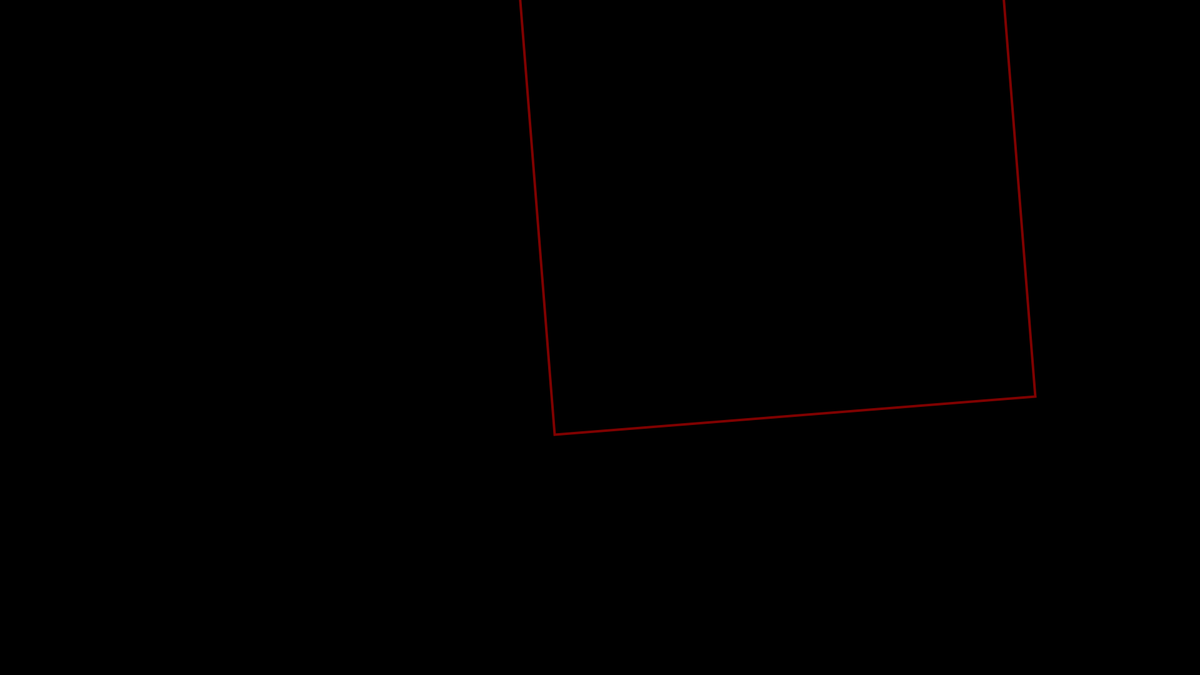
Frame 1 (no input)
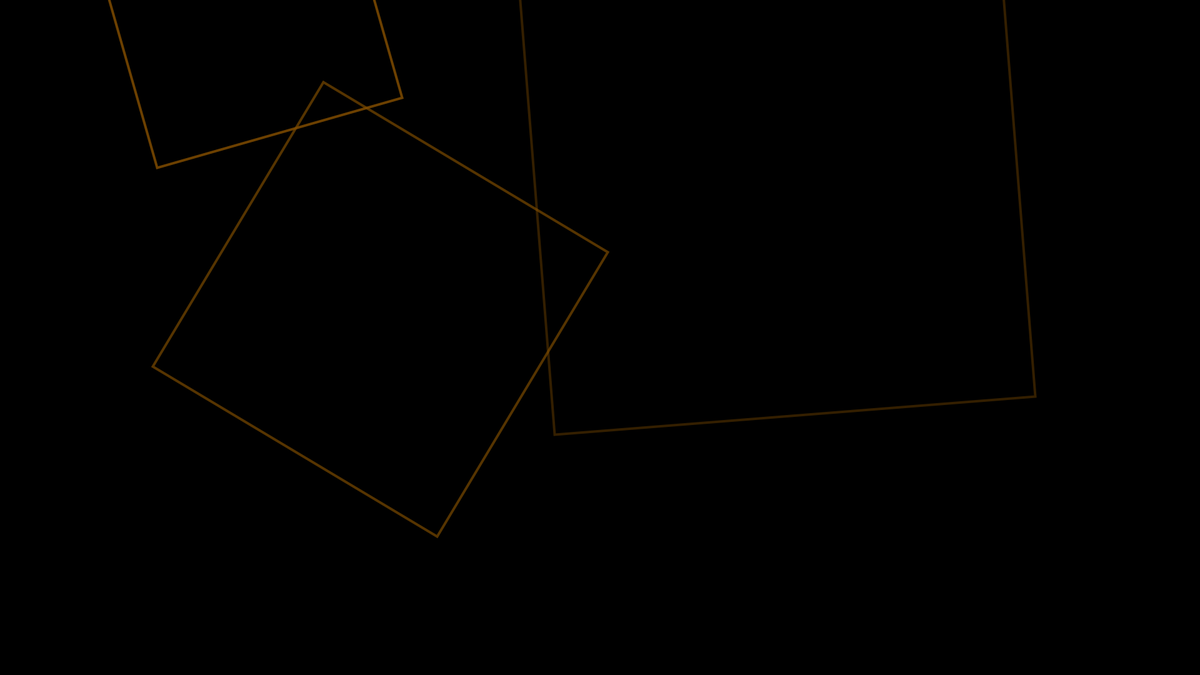
Frame 60 (the mouse pressed at the canvas centre just before this capture)
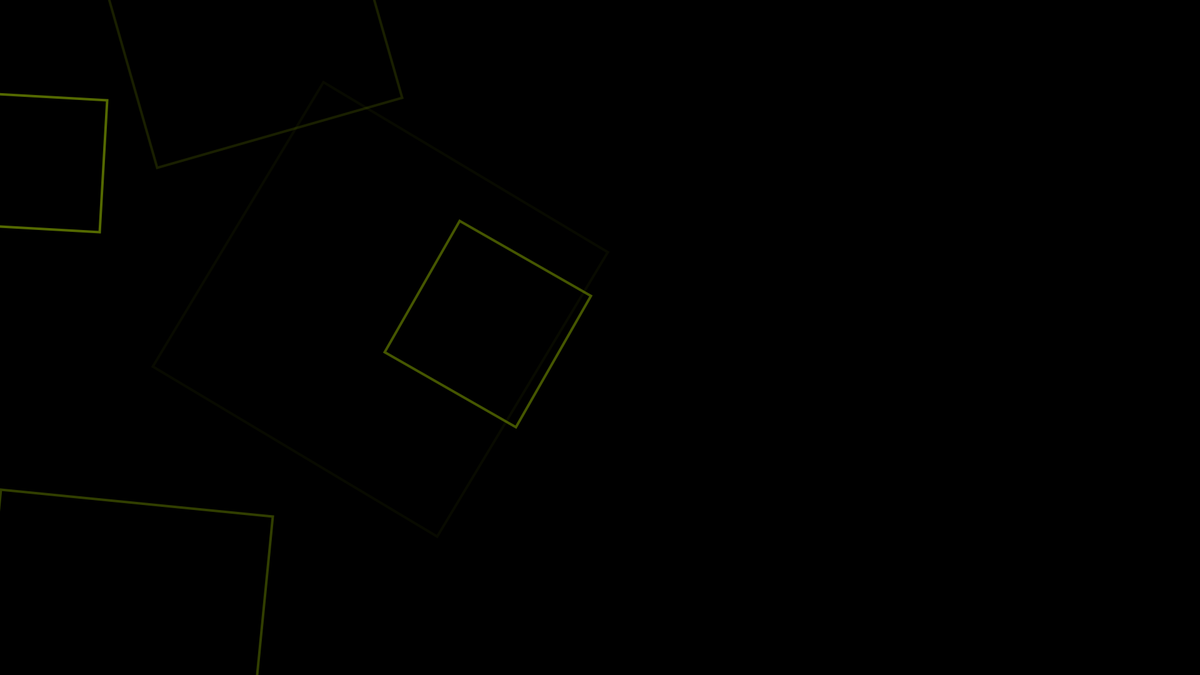
Frame 120 (the mouse held since frame 60 and released just before this capture)

The Processing sketch that drew these frames (run headless with seeded random() and noise(); from frame 60 on, the mouse is pressed at the canvas centre):

// Processing sketch: squares
// ── squares.pde
final float cycleTime = 600;
final boolean blur = false;

ArrayList<Square> squares;
float nextSquareTime = 0;

void setup() {
  size(1920, 1080);
  frameRate(30);
  
  squares = new ArrayList<Square>();
}

void draw() {
  if(frameCount > nextSquareTime) {
    squares.add(new Square(new PVector(random(width), random(height)), random(100,400), random(2*PI))); 
    nextSquareTime += random(15, 30);
  }
  
  background(0);
  noFill();
  strokeWeight(4);
  
  colorMode(HSB, 1);
  color strokeColor = color(frameCount % cycleTime / cycleTime, 1, 0.5);
  rectMode(RADIUS);

  for(Square square : squares) {
    stroke(strokeColor, square.opacity);
    pushMatrix();
    translate(square.location.x, square.location.y);
    rotate(square.rotation);
    rect(0, 0, square.radius, square.radius);
    popMatrix();
    
    if(!blur) square.opacity -= 0.01;
  }
  
  if(blur) {
    filter(BLUR, 4);
    
    for(Square square : squares) {
      stroke(strokeColor, square.opacity);
      pushMatrix();
      translate(square.location.x, square.location.y);
      rotate(square.rotation);
      rect(0, 0, square.radius, square.radius);
      popMatrix();
      
      square.opacity -= 0.01;
    } 
  }
}

// ── Square.pde
class Square {
  PVector location;
  float radius;
  float rotation;
  float opacity = 1;
  
  Square(PVector loc, float rad, float rot) {
    location = loc;
    radius = rad;
    rotation = rot;
  }
}
